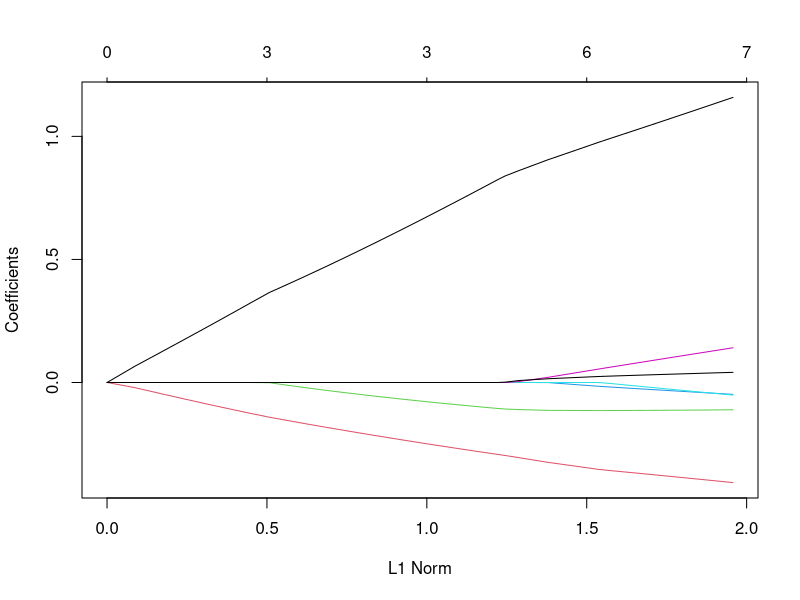
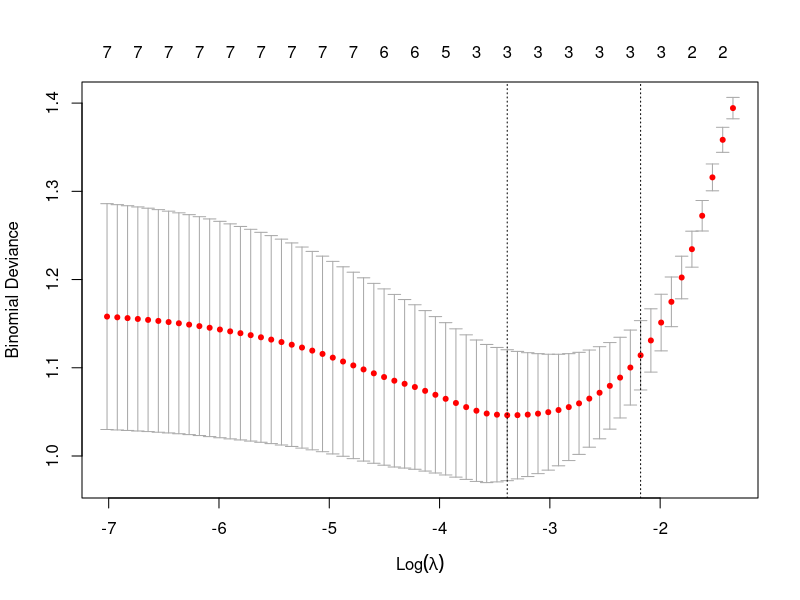

Here is the R script that generated these plots, in order:
# =====================================================================
# 08 - LASSO logistic regression feature selection
# Rebuilt from the analysis working file: "Version 1/16.lasso/NETs20.lasso.R"
# REPRODUCIBILITY FIX: the original file had `#set.seed(12345)` commented out;
#   the seed is activated here so the 10-fold cross-validation in cv.glmnet is
#   reproducible. Cosmetic repair: pd0000f( -> pdf(.
# Requires: data/merge.normalize.txt, gene_lists/interGenes.txt (7 genes)
# Output: LASSO.gene.txt -> the 3 signature genes (ARG1, GZMB, EPCAM)
# =====================================================================

library(limma)
library(glmnet)
set.seed(12345)          # FIXED: was commented out in the working file

outDir <- "results/08_lasso"
dir.create(outDir, showWarnings = FALSE, recursive = TRUE)

rt <- read.table("data/merge.normalize.txt", header = TRUE, sep = "\t", check.names = FALSE)
rt <- as.matrix(rt)
rownames(rt) <- rt[, 1]
exp <- rt[, 2:ncol(rt)]
dimnames <- list(rownames(exp), colnames(exp))
data <- matrix(as.numeric(as.matrix(exp)), nrow = nrow(exp), dimnames = dimnames)
data <- avereps(data)

geneRT <- read.table("gene_lists/interGenes.txt", header = FALSE, sep = "\t", check.names = FALSE)
data <- data[as.vector(geneRT[, 1]), , drop = FALSE]
rt <- t(data)

x <- as.matrix(rt)
y <- gsub("(.*)\\_(.*)\\_(.*)", "\\3", row.names(rt))
fit <- glmnet(x, y, family = "binomial", alpha = 1)

pdf(file = file.path(outDir, "lasso.pdf"), width = 6, height = 5.5)
plot(fit)
dev.off()

cvfit <- cv.glmnet(x, y, family = "binomial", alpha = 1, type.measure = "deviance", nfolds = 10)
pdf(file = file.path(outDir, "cvfit.pdf"), width = 6, height = 5.5)   # FIXED: was "pd0000f("
plot(cvfit)
dev.off()

coef <- coef(fit, s = cvfit$lambda.min)
index <- which(coef != 0)
lassoGene <- row.names(coef)[index]
lassoGene <- lassoGene[-1]     # drop the intercept
write.table(lassoGene, file = file.path(outDir, "LASSO.gene.txt"),
            sep = "\t", quote = FALSE, row.names = FALSE, col.names = FALSE)
